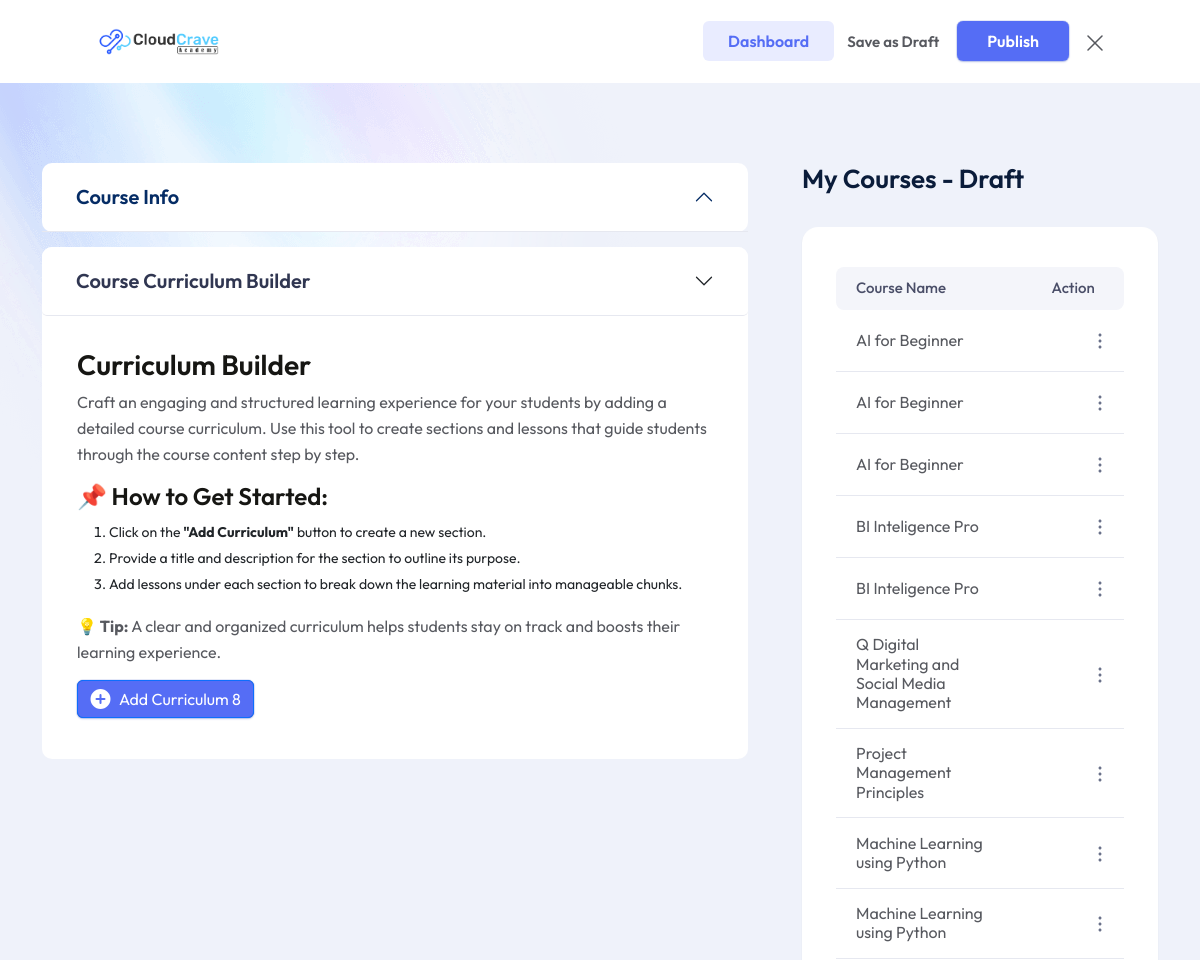
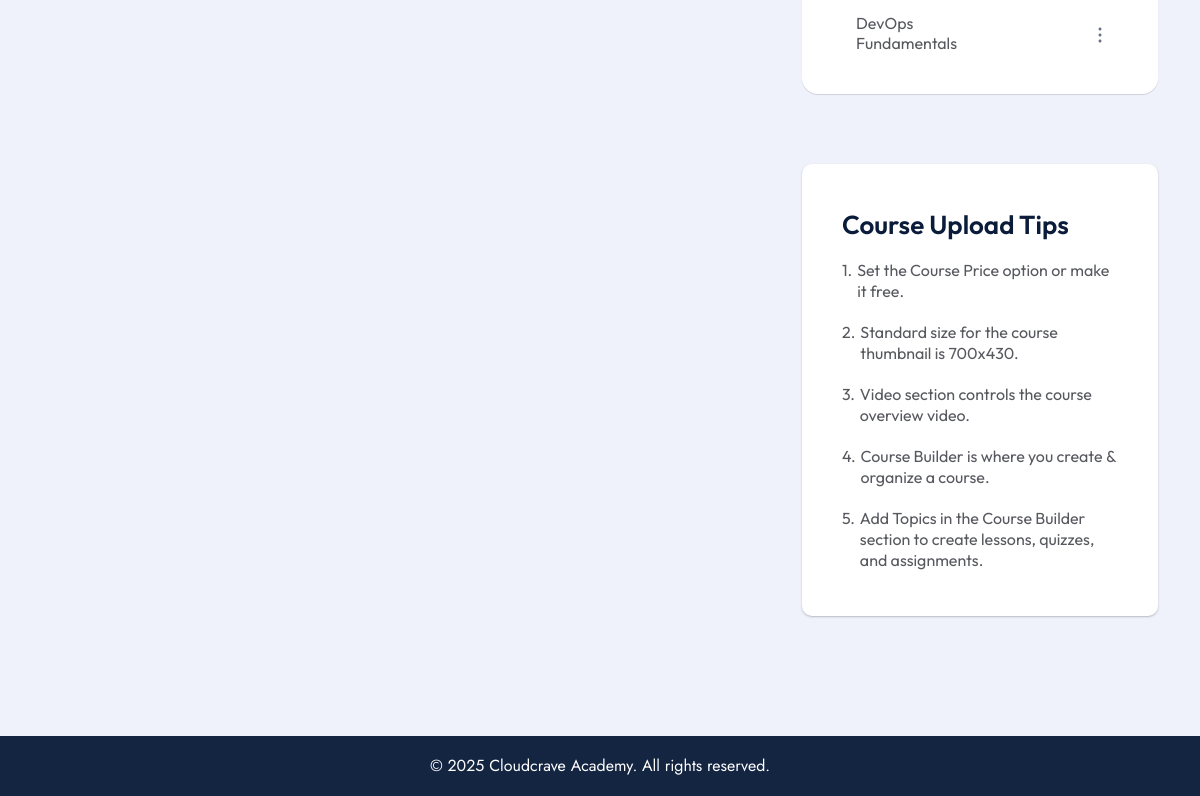
The page /create_course1.php (signed in) on the database its author committed (2 pictures, top to bottom).
### tables this page shows
CREATE TABLE `courses` (
  `course_id` int(11) NOT NULL,
  `course_name` varchar(255) NOT NULL,
  `category_id` int(11) DEFAULT NULL,
  `description` text DEFAULT NULL,
  `price` decimal(10,2) DEFAULT NULL,
  `discount_percentage` decimal(5,2) DEFAULT 0.00,
  `course_image_url` varchar(255) DEFAULT NULL,
  `intro_video_url` varchar(255) DEFAULT NULL,
  `duration` int(11) DEFAULT NULL,
  `prerequisites` text DEFAULT NULL,
  `level` enum('Beginner','Intermediate','Advanced') DEFAULT NULL,
  `created_at` timestamp NOT NULL DEFAULT current_timestamp(),
  `updated_at` timestamp NOT NULL DEFAULT current_timestamp() ON UPDATE current_timestamp(),
  `home_featured` int(10) NOT NULL,
  `banner_featured` int(10) NOT NULL,
  `status` enum('Draft','Published','Approved') DEFAULT 'Draft',
  `instructor_id` int(11) DEFAULT NULL,
  `mode` enum('Virtual','Physical','Recorded') DEFAULT 'Virtual',
  `registration_deadline` date DEFAULT NULL,
  `session_duration` int(11) NOT NULL,
  `session_duration_unit` enum('minutes','hours') NOT NULL,
  `start_datetime` datetime DEFAULT NULL,
  `timezone` varchar(50) NOT NULL,
  `training_days` set('Monday','Tuesday','Wednesday','Thursday','Friday','Saturday','Sunday') NOT NULL,
  `daily_start_time` time NOT NULL
);

CREATE TABLE `course_tips` (
  `id` int(11) NOT NULL,
  `tip_number` int(11) NOT NULL,
  `tip_text` varchar(255) NOT NULL
);

### create_course1.php (the view, shortened to what this page needs)
<?php
$instructor_id = $_SESSION['instructor_id'];
?>
<!doctype html>
<html class="no-js" lang="zxx">
<head>
   <link rel="stylesheet" href="assets/css/bootstrap.css">
   <link rel="stylesheet" href="assets/css/animate.css">
   <link rel="stylesheet" href="assets/css/swiper-bundle.css">
   <link rel="stylesheet" href="assets/css/slick.css">
   <link rel="stylesheet" href="assets/css/magnific-popup.css">
   <link rel="stylesheet" href="assets/css/flatpickr.min.css">
   <link rel="stylesheet" href="assets/css/font-awesome-pro.css">
   <link rel="stylesheet" href="assets/css/spacing.css">
   <link rel="stylesheet" href="assets/css/main.css">
</head>
<body>
   <header class="header-area">
      <div class="tp-header-2 tp-header-new-course">
         <div class="container-fluid">
            <div class="row align-items-center">
               <div class="col-2">
                  <div class="tp-header-2-right d-flex align-items-center">
                     <div class="logo tp-header-logo">
                        <a href="index.html">
                           <img src="assets/img/logo/logo-black.png" alt="logo">
                        </a>
                     </div>
                  </div>
               </div>
               <div class="col-10">
                  <div class="tp-header-new-course-right d-flex justify-content-end">
                     <div class="tp-header-new-course-option d-none d-sm-block">
                        <a class="preview" href="instructor_dashboard.php">Dashboard</a>
                        <a class="draft" href="#">Save as Draft</a>
                        <a class="pulish" href="#">Publish</a>
                     </div>
                     <span>
                        <a href="logout.php"></a>
                     </span>
                  </div>
               </div>
            </div>
         </div>
      </div>
   </header>
   <main class="tp-dashboard-body-bg p-relative">
      <div class="tpd-dashboard-wrap-bg" data-background="assets/img/dashboard/bg/dashboard-bg-shape-1.jpg">
         <section class="tpd-new-course-area pt-80 pb-120">
            <div class="container">
               <div class="row">
                  <div class="col-lg-8">
                     <div class="tpd-new-course-wrap">
                        <div class="tpd-new-course-box">
                           <div class="accordion" id="accordionPanelsStayOpenExample">
                              <?php
                              require_once 'create_course_info2.php';
                              ?>
                              <div class="accordion-item">
                                 <h2 class="accordion-header">
                                    <button class="accordion-button collapsed tpd-new-course-heading-title " type="button" data-bs-toggle="collapse" data-bs-target="#panelsStayOpen-collapseThree" aria-expanded="false" aria-controls="panelsStayOpen-collapseThree">
                                       Course Curriculum Builder
                                    </button>
                                 </h2>
                                 <div id="panelsStayOpen-collapseThree" class="accordion-collapse collapse show">
                                    <div class="accordion-body">
                                       <div class="tpd-new-course-modal-btn">
                                          <div class="curriculum-intro">
                                             <h3>Curriculum Builder</h3>
                                             <p>
                                                Craft an engaging and structured learning experience for your students by adding a detailed course curriculum.
                                                Use this tool to create sections and lessons that guide students through the course content step by step.
                                             </p>
                                             <h4>📌 How to Get Started:</h4>
                                             <ol>
                                                <li>Click on the <strong>"Add Curriculum"</strong> button to create a new section.</li>
                                                <li>Provide a title and description for the section to outline its purpose.</li>
                                                <li>Add lessons under each section to break down the learning material into manageable chunks.</li>
                                             </ol>
                                             <p><strong>💡 Tip:</strong> A clear and organized curriculum helps students stay on track and boosts their learning experience.</p>
                                          </div>
                                          <Add type="button" class="btn btn-primary" data-bs-toggle="modal" data-bs-target="#exampleModal2" data-bs-whatever="@fat"><span></span> Add Curriculum <?php echo "$instructor_id "; ?> </Add Curricubutton>
                                       </div>
                                    </div>
                                 </div>
                              </div>
                           </div>
                        </div>
                     </div>
                  </div>
                  <div class="col-lg-4">
                     <section class="tp-dashboard-course-wrapper">
                        <div class="row">
                           <div class="col-8">
                              <div class="tp-dashboard-section">
                                 <h2 class="tp-dashboard-title">My Courses - Draft</h2>
                              </div>
                           </div>
                        </div>
                        <div class="row">
                           <div class="col-12">
                              <div class="tp-dashboard-course-list">
                                 <ul>
                                    <li class="active">
                                       <div class="tp-dashboard-course-item">
                                          <div class="tp-dashboard-course-name">
                                             <h5 class="tp-dashboard-course-name-title">Course Name</h5>
                                          </div>
                                          <div class="tp-dashboard-course-rating">
                                             <span>Action</span>
                                          </div>
                                       </div>
                                    </li>
                                    <?php
                                    include 'connect.php';
                                    $query = "SELECT c.*, cat.category_name
          FROM courses c
          LEFT JOIN course_categories cat ON c.category_id = cat.category_id
          WHERE c.status = 'Draft' AND c.instructor_id = $instructor_id
          ORDER BY c.course_id DESC
          LIMIT 10";
                                    $result = $conn->query($query);
                                    if ($result->num_rows > 0):
                                       while ($course = $result->fetch_assoc()):
                                    ?>
                                          <li>
                                             <div class="tp-dashboard-course-item">
                                                <div class="tp-dashboard-course-name">
                                                   <h5 class="tp-dashboard-course-name-title">
                                                      <a href="course_update.php?id=<?php echo $course['course_id']; ?>">
                                                         <?php echo htmlspecialchars($course['course_name']); ?>
                                                      </a>
                                                   </h5>
                                                </div>
                                                <div class="tp-dashboard-course-rating tpd-action-inexact-btn">
                                                   <div class="tpd-instructor-qa-action">
                                                      <div class="tpd-action-inexact-btn">
                                                         <button class="click">
                                                         </button>
                                                      </div>
                                                   </div>
                                                </div>
                                             </div>
                                          </li>
                                    <?php
                                       endwhile;
                                    else:
                                       echo "<li>No records found </li>";
                                    endif;
                                    ?>
                                 </ul>
                              </div>
                           </div>
                        </div>
                     </section>
                     <div class="">
                        <div class="tpd-course-enroll-list">
                           <?php
                           $sql = "SELECT tip_number, tip_text FROM course_tips ORDER BY tip_number ASC";
                           $result = $conn->query($sql);
                           ?>
                           <h2 class="tp-dashboard-title">Course Upload Tips</h2>
                           <ul>
                              <?php
                              if ($result->num_rows > 0) {
                                 while ($row = $result->fetch_assoc()) {
                                    echo '<li>';
                                    echo '<span>' . $row['tip_number'] . '. </span>';
                                    echo htmlspecialchars($row['tip_text']);
                                    echo '</li>';
                                 }
                              } else {
                                 echo '<li>No tips available.</li>';
                              }
                              ?>
                           </ul>
                        </div>
                     </div>
                  </div>
               </div>
         </section>
      </div>
   </main>
   <footer>
      <div class="tp-footer-bottom tpd-dashboard-footer-bottom">
         <div class="container">
            <div class="row">
               <div class="col-lg-12">
                  <div class="tp-footer-copyright text-center">
                     <span>© <?php echo date("Y"); ?> <a href="#">Cloudcrave Academy</a>. All rights reserved.</span>
                  </div>
               </div>
            </div>
         </div>
      </div>
   </footer>
</body>
</html>

### assets/css/spacing.css (style rules this page uses)
.pt-80 { padding-top:80px }
.pb-120 { padding-bottom:120px }

### rows shown on the page
courses: course_name "AI for Beginner"
courses: course_name "AI for Beginner"
courses: course_name "AI for Beginner"
courses: course_name "BI Inteligence Pro"
courses: course_name "BI Inteligence Pro"
courses: course_name "Q Digital Marketing and Social Media Management"
courses: course_name "Project Management Principles"
courses: course_name "Machine Learning using Python"
courses: course_name "Machine Learning using Python"
courses: course_name "DevOps Fundamentals"
course_tips: tip_number "1", tip_text "Set the Course Price option or make it free."
course_tips: tip_number "2", tip_text "Standard size for the course thumbnail is 700x430."
course_tips: tip_number "3", tip_text "Video section controls the course overview video."
course_tips: tip_number "4", tip_text "Course Builder is where you create & organize a course."
course_tips: tip_number "5", tip_text "Add Topics in the Course Builder section to create lessons, quizzes, and assignments."

### other values the page prints
$instructor_id "8"
